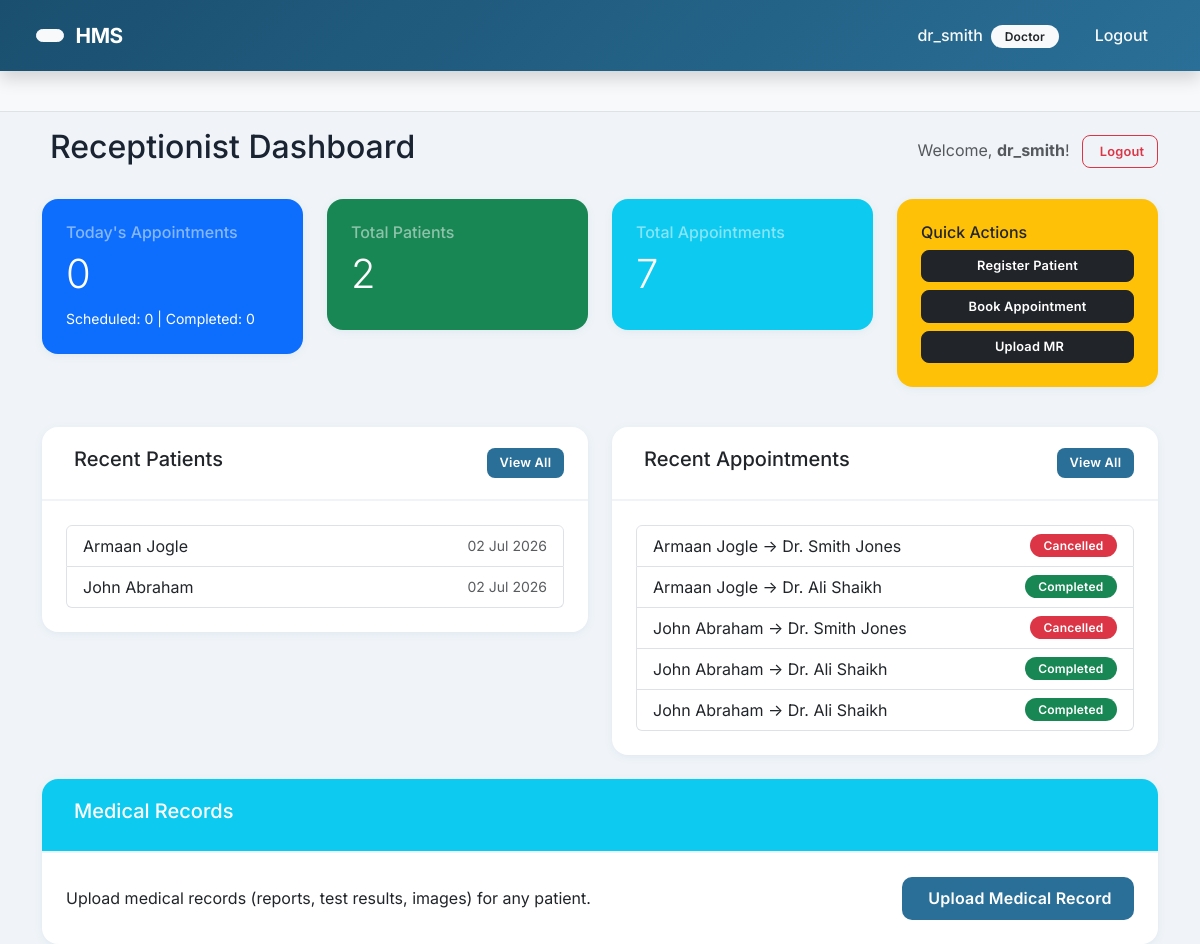
The page /receptionist-dashboard/ (signed in) on the database its author committed.
### accounts/models.py (models this page shows, shortened)
class Profile(models.Model):
    ROLE_CHOICES = (
        ('ADMIN', 'Admin'),
        ('DOCTOR', 'Doctor'),
        ('RECEPTIONIST', 'Receptionist'),
        ('PATIENT', 'Patient'),
    )
    user = models.OneToOneField(User, on_delete=models.CASCADE, related_name='profile')
    role = models.CharField(max_length=20, choices=ROLE_CHOICES, default='PATIENT')

### patients/models.py (models this page shows, shortened)
class Patient(models.Model):
    GENDER_CHOICES = (
        ('M', 'Male'),
        ('F', 'Female'),
        ('O', 'Other'),
    )
    BLOOD_GROUP_CHOICES = (
        ('A+', 'A+'), ('A-', 'A-'),
        ('B+', 'B+'), ('B-', 'B-'),
        ('AB+', 'AB+'), ('AB-', 'AB-'),
        ('O+', 'O+'), ('O-', 'O-'),
    )
    patient_id = models.AutoField(primary_key=True)
    user = models.OneToOneField(User, on_delete=models.CASCADE, related_name='patient_profile')
    first_name = models.CharField(max_length=50)
    last_name = models.CharField(max_length=50)
    gender = models.CharField(max_length=1, choices=GENDER_CHOICES)
    age = models.PositiveIntegerField()
    blood_group = models.CharField(max_length=3, choices=BLOOD_GROUP_CHOICES, blank=True, null=True)
    email = models.EmailField(unique=True)
    phone = models.CharField(max_length=15)
    address = models.TextField(blank=True, null=True)
    profile_image = models.ImageField(upload_to='patient_profiles/', blank=True, null=True)
    created_at = models.DateTimeField(auto_now_add=True)
    class Meta:
        ordering = ['-created_at']

### appointments/models.py (models this page shows, shortened)
class Appointment(models.Model):
    STATUS_CHOICES = (
        ('Scheduled', 'Scheduled'),
        ('Completed', 'Completed'),
        ('Cancelled', 'Cancelled'),
    )
    appointment_id = models.AutoField(primary_key=True)
    patient = models.ForeignKey(Patient, on_delete=models.CASCADE, related_name='appointments')
    doctor = models.ForeignKey(Doctor, on_delete=models.CASCADE, related_name='appointments')
    appointment_date = models.DateField()
    appointment_time = models.TimeField()
    status = models.CharField(max_length=20, choices=STATUS_CHOICES, default='Scheduled')
    remarks = models.TextField(blank=True, null=True)
    class Meta:
        ordering = ['appointment_date', 'appointment_time']

### doctors/models.py (models this page shows, shortened)
class Doctor(models.Model):
    doctor_id = models.AutoField(primary_key=True)
    user = models.OneToOneField(User, on_delete=models.CASCADE, related_name='doctor_profile')
    first_name = models.CharField(max_length=50)
    last_name = models.CharField(max_length=50)
    email = models.EmailField(unique=True)
    phone = models.CharField(max_length=15)
    specialization = models.CharField(max_length=100)
    experience = models.IntegerField()  # years of experience
    department = models.ForeignKey(Department, on_delete=models.CASCADE, related_name='doctors')
    profile_image = models.ImageField(upload_to='doctor_profiles/', blank=True, null=True)
    joining_date = models.DateField(auto_now_add=True)
    class Meta:
        ordering = ['-joining_date']

### accounts/views.py (the view)
# urls.py: path('receptionist-dashboard/', views.receptionist_dashboard, name='receptionist_dashboard'),
@login_required
def receptionist_dashboard(request):
    today = date.today()
    today_appointments = Appointment.objects.filter(appointment_date=today)
    total_patients = Patient.objects.count()
    total_appointments = Appointment.objects.count()
    recent_patients = Patient.objects.all().order_by('-created_at')[:5]
    recent_appointments = Appointment.objects.all().select_related('patient', 'doctor').order_by('-appointment_date', '-appointment_time')[:5]
    context = {
        'role': 'Receptionist',
        'today_appointments_count': today_appointments.count(),
        'today_scheduled': today_appointments.filter(status='Scheduled').count(),
        'today_completed': today_appointments.filter(status='Completed').count(),
        'total_patients': total_patients,
        'total_appointments': total_appointments,
        'recent_patients': recent_patients,
        'recent_appointments': recent_appointments,
    }
    return render(request, 'dashboards/receptionist_dashboard.html', context)

### templates/dashboards/receptionist_dashboard.html (shortened to what this page needs)
{% extends 'base.html' %}
{% block content %}
<div class="d-flex justify-content-between align-items-center mb-4">
    <h2>Receptionist Dashboard</h2>
    <div>
        <span class="text-muted">Welcome, <strong>{{ request.user.username }}</strong>!</span>
        <a href="{% url 'accounts:logout' %}" class="btn btn-sm btn-outline-danger ms-2">
             Logout
        </a>
    </div>
</div>
<div class="row mb-4">
    <div class="col-md-3 col-sm-6 mb-3">
        <div class="card bg-primary text-white">
            <div class="card-body">
                <h6 class="card-title text-white-50">Today's Appointments</h6>
                <h2 class="display-6">{{ today_appointments_count }}</h2>
                <small>Scheduled: {{ today_scheduled }} | Completed: {{ today_completed }}</small>
            </div>
        </div>
    </div>
    <div class="col-md-3 col-sm-6 mb-3">
        <div class="card bg-success text-white">
            <div class="card-body">
                <h6 class="card-title text-white-50">Total Patients</h6>
                <h2 class="display-6">{{ total_patients }}</h2>
            </div>
        </div>
    </div>
    <div class="col-md-3 col-sm-6 mb-3">
        <div class="card bg-info text-white">
            <div class="card-body">
                <h6 class="card-title text-white-50">Total Appointments</h6>
                <h2 class="display-6">{{ total_appointments }}</h2>
            </div>
        </div>
    </div>
    <div class="col-md-3 col-sm-6 mb-3">
        <div class="card bg-warning text-dark">
            <div class="card-body">
                <h6 class="card-title text-dark-50">Quick Actions</h6>
                <div class="d-grid gap-2 mt-2">
                    <a href="{% url 'patients:add' %}" class="btn btn-sm btn-dark">Register Patient</a>
                    <a href="{% url 'appointments:add' %}" class="btn btn-sm btn-dark">Book Appointment</a>
                    <a href="{% url 'medical_records:upload_record' %}" class="btn btn-sm btn-dark">
                         Upload MR
                    </a>
                </div>
            </div>
        </div>
    </div>
</div>
<div class="row mb-4">
    <div class="col-md-6">
        <div class="card">
            <div class="card-header d-flex justify-content-between align-items-center">
                <h5>Recent Patients</h5>
                <a href="{% url 'patients:list' %}" class="btn btn-sm btn-primary">View All</a>
            </div>
            <div class="card-body">
                {% if recent_patients %}
                    <ul class="list-group">
                        {% for patient in recent_patients %}
                            <li class="list-group-item d-flex justify-content-between align-items-center">
                                {{ patient.first_name }} {{ patient.last_name }}
                                <small class="text-muted">{{ patient.created_at|date:"d M Y" }}</small>
                            </li>
                        {% endfor %}
                    </ul>
                {% else %}
                    <p class="text-muted">No patients registered yet.</p>
                {% endif %}
            </div>
        </div>
    </div>
    <div class="col-md-6">
        <div class="card">
            <div class="card-header d-flex justify-content-between align-items-center">
                <h5>Recent Appointments</h5>
                <a href="{% url 'appointments:list' %}" class="btn btn-sm btn-primary">View All</a>
            </div>
            <div class="card-body">
                {% if recent_appointments %}
                    <ul class="list-group">
                        {% for appt in recent_appointments %}
                            <li class="list-group-item d-flex justify-content-between align-items-center">
                                {{ appt.patient.first_name }} {{ appt.patient.last_name }} → Dr. {{ appt.doctor.first_name }} {{ appt.doctor.last_name }}
                                <span class="badge {% if appt.status == 'Scheduled' %}bg-primary{% elif appt.status == 'Completed' %}bg-success{% else %}bg-danger{% endif %}">
                                    {{ appt.status }}
                                </span>
                            </li>
                        {% endfor %}
                    </ul>
                {% else %}
                    <p class="text-muted">No appointments booked yet.</p>
                {% endif %}
            </div>
        </div>
    </div>
</div>
<div class="row mt-4">
    <div class="col-12">
        <div class="card border-info">
            <div class="card-header bg-info text-white">
                <h5>Medical Records</h5>
            </div>
            <div class="card-body">
                <div class="row align-items-center">
                    <div class="col-md-8">
                        <p class="mb-0">Upload medical records (reports, test results, images) for any patient.</p>
                    </div>
                    <div class="col-md-4 text-end">
                        <a href="{% url 'medical_records:upload_record' %}" class="btn btn-primary">
                             Upload Medical Record
                        </a>
                    </div>
                </div>
            </div>
        </div>
    </div>
</div>
{% endblock %}

### templates/base.html (shortened to what this page needs)
{% load static %}
<!DOCTYPE html>
<html lang="en">
<head>
    <link href="https://cdn.jsdelivr.net/npm/bootstrap@5.3.0/dist/css/bootstrap.min.css" rel="stylesheet">
    <link rel="stylesheet" href="{% static 'css/custom.css' %}">
</head>
<body>
    <nav class="navbar navbar-expand-lg navbar-dark bg-primary sticky-top shadow">
        <div class="container-fluid">
            <button onclick="window.history.back();" class="btn btn-light btn-sm me-2" title="Go Back">
            </button>
            <a class="navbar-brand" href="
                {% if request.user.is_authenticated %}
                    {% if request.user.profile.role == 'ADMIN' %}
                        {% url 'accounts:admin_dashboard' %}
                    {% elif request.user.profile.role == 'DOCTOR' %}
                        {% url 'accounts:doctor_dashboard' %}
                    {% elif request.user.profile.role == 'RECEPTIONIST' %}
                        {% url 'accounts:receptionist_dashboard' %}
                    {% else %}
                        {% url 'accounts:patient_dashboard' %}
                    {% endif %}
                {% else %}
                    {% url 'accounts:login' %}
                {% endif %}
            ">
                 HMS
            </a>
            <div class="collapse navbar-collapse" id="navbarNav">
                <ul class="navbar-nav ms-auto">
                    {% if request.user.is_authenticated %}
                        <li class="nav-item">
                            <span class="nav-link text-light">
                                 {{ request.user.username }}
                                <span class="badge bg-light text-dark ms-1">{{ request.user.profile.role|title }}</span>
                            </span>
                        </li>
                        <li class="nav-item">
                            <a class="nav-link text-light" href="{% url 'accounts:logout' %}">
                                 Logout
                            </a>
                        </li>
                    {% endif %}
                </ul>
            </div>
        </div>
    </nav>
    {% block breadcrumbs %}
    <nav aria-label="breadcrumb" class="bg-light py-2 px-3 border-bottom">
        <div class="container-fluid">
            <ol class="breadcrumb mb-0">
            </ol>
        </div>
    </nav>
    {% endblock %}
    <div class="container mt-3">
        {% block content %}
        {% endblock %}
    </div>
</body>
</html>

### static/css/custom.css (style rules this page uses)
:root { --primary: #2a6f97; --primary-light: #4a8db7; --primary-dark: #1a4f6f; --secondary: #6c757d; --success: #2ecc71; --warning: #f39c12; --danger: #e74c3c; --info: #3498db; --bg-body: #f0f4f8; --bg-card: #ffffff; --text-primary: #1a2332; --text-muted: #6b7a8f; --shadow-sm: 0 2px 8px rgba(42, 111, 151, 0.08); --shadow-md: 0 8px 32px rgba(42, 111, 151, 0.12); --shadow-lg: 0 16px 48px rgba(42, 111, 151, 0.16); --radius: 16px; --transition: all 0.3s cubic-bezier(0.4, 0, 0.2, 1); }
body { font-family: 'Inter', -apple-system, BlinkMacSystemFont, sans-serif; background: var(--bg-body); color: var(--text-primary); min-height: 100vh; }
.navbar { background: linear-gradient(135deg, var(--primary-dark), var(--primary)) !important; padding: 0.75rem 1.5rem; box-shadow: 0 4px 20px rgba(26, 79, 111, 0.25); position: sticky; top: 0; z-index: 1050; }
.navbar-brand { font-weight: 700; font-size: 1.3rem; letter-spacing: -0.5px; color: white !important; padding: 0.5rem 0; }
.navbar .nav-link { font-weight: 500; padding: 0.6rem 1rem !important; border-radius: 8px; transition: var(--transition); }
.card { background: var(--bg-card); border: none; border-radius: var(--radius); box-shadow: var(--shadow-sm); transition: var(--transition); overflow: hidden; }
.card-header { background: transparent; border-bottom: 2px solid #f0f4f8; padding: 1.25rem 1.5rem; font-weight: 600; font-size: 0.95rem; }
.card-body { padding: 1.5rem; }
.btn { font-weight: 600; padding: 0.6rem 1.4rem; border-radius: 10px; transition: var(--transition); letter-spacing: 0.2px; }
.btn-primary { background: var(--primary); border: none; color: white; }
.btn-sm { padding: 0.35rem 0.8rem; border-radius: 8px; font-size: 0.8rem; }
.badge { font-weight: 600; padding: 0.35rem 0.85rem; border-radius: 30px; font-size: 0.75rem; letter-spacing: 0.2px; }
.breadcrumb { background: transparent; padding: 0.75rem 0; margin: 0; }
.card { animation: fadeInUp 0.4s ease forwards; }

### rows shown on the page
Patient: first_name "Armaan", last_name "Jogle", created_at "02 Jul 2026"
Patient: first_name "John", last_name "Abraham", created_at "02 Jul 2026"
Appointment: patient.first_name "Armaan", patient.last_name "Jogle", doctor.first_name "Smith", doctor.last_name "Jones", status "Cancelled"
Appointment: patient.first_name "Armaan", patient.last_name "Jogle", doctor.first_name "Ali", doctor.last_name "Shaikh", status "Completed"
Appointment: patient.first_name "John", patient.last_name "Abraham", doctor.first_name "Smith", doctor.last_name "Jones", status "Cancelled"
Appointment: patient.first_name "John", patient.last_name "Abraham", doctor.first_name "Ali", doctor.last_name "Shaikh", status "Completed"
Appointment: patient.first_name "John", patient.last_name "Abraham", doctor.first_name "Ali", doctor.last_name "Shaikh", status "Completed"

### other values the page prints
{{ request.user.username }} "dr_smith"
{{ request.user.profile.role|title }} "Doctor"
{{ today_appointments_count }} "0"
{{ today_scheduled }} "0"
{{ today_completed }} "0"
{{ total_patients }} "2"
{{ total_appointments }} "7"
